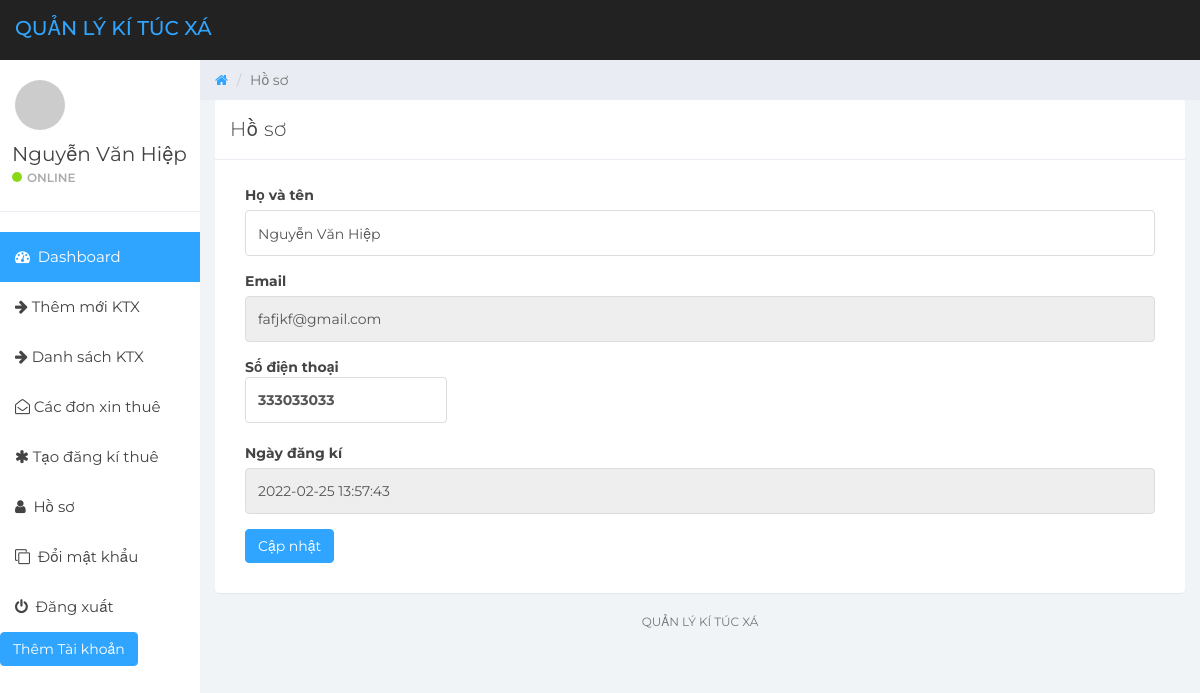
The page /user-profile.php (signed in) on the database its author committed.
### tables this page shows
CREATE TABLE `tbluser` (
  `ID` int(10) NOT NULL,
  `FullName` varchar(150) DEFAULT NULL,
  `Email` varchar(200) DEFAULT NULL,
  `MobileNumber` bigint(10) DEFAULT NULL,
  `Password` varchar(200) DEFAULT NULL,
  `RegDate` timestamp NOT NULL DEFAULT current_timestamp(),
  `role` int(11) DEFAULT NULL
);

### user-profile.php (the view, shortened to what this page needs)
<?php
if (strlen($_SESSION['detsuid']==0)) {
  header('location:logout.php');
  } else{
  ?>
<!DOCTYPE html>
<html>
<head>
	<link href="css/bootstrap.min.css" rel="stylesheet">
	<link href="css/font-awesome.min.css" rel="stylesheet">
	<link href="css/datepicker3.css" rel="stylesheet">
	<link href="css/styles.css" rel="stylesheet">
</head>
<body>
	<?php include_once('includes/header.php');?>
	<?php include_once('includes/sidebar.php');?>
	<div class="col-sm-9 col-sm-offset-3 col-lg-10 col-lg-offset-2 main">
		<div class="row">
			<ol class="breadcrumb">
				<li><a href="#">
					<em class="fa fa-home"></em>
				</a></li>
				<li class="active">Hồ sơ</li>
			</ol>
		</div>
		<div class="row">
			<div class="col-lg-12">
				<div class="panel panel-default">
					<div class="panel-heading">Hồ sơ</div>
					<div class="panel-body">
						<div class="col-md-12">
							 <?php
$userid=$_SESSION['detsuid'];
$ret=mysqli_query($con,"select * from tbluser where ID='$userid'");
while ($row=mysqli_fetch_array($ret)) {
?>
							<form role="form" method="post" action="">
								<div class="form-group">
									<label>Họ và tên</label>
									<input class="form-control" type="text" value="<?php  echo $row['FullName'];?>" name="fullname" required="true">
								</div>
								<div class="form-group">
									<label>Email</label>
<input type="email" class="form-control" name="email" value="<?php  echo $row['Email'];?>" required="true" readonly="true">
								</div>
								<div class="form-group">
									<label>Số điện thoại
									<input class="form-control" type="text" value="<?php  echo $row['MobileNumber'];?>" required="true" name="contactnumber" maxlength="10">
								</div>
								<div class="form-group">
									<label>Ngày đăng kí</label>
									<input class="form-control" name="regdate" type="text" value="<?php  echo $row['RegDate'];?>" readonly="true">
								</div>
								<div class="form-group has-success">
									<button type="submit" class="btn btn-primary" name="submit">Cập nhật</button>
								</div>
								</div>
								<?php } ?>
						</div>
					</div>
				</div>
			</div>
			<?php include_once('includes/footer.php');?>
		</div>
</body>
</html>
<?php }  ?>

### includes/sidebar.php (shortened to what this page needs)
<?php
include('includes/dbconnection.php');
?>
<div id="sidebar-collapse" class="col-sm-3 col-lg-2 sidebar">
        <div class="profile-sidebar">
            <div class="profile-userpic">
                <img src="http://placehold.it/50/30a5ff/fff" class="img-responsive" alt="">
            </div>
            <div class="profile-usertitle">
                <?php
$uid=$_SESSION['detsuid'];
$ret=mysqli_query($con,"select FullName from tbluser where ID='$uid'");
$row=mysqli_fetch_array($ret);
$name=$row['FullName'];
?>
                <div class="profile-usertitle-name"><?php echo $name; ?></div>
                <div class="profile-usertitle-status"><span class="indicator label-success"></span>Online</div>
            </div>
        </div>
        <ul class="nav menu">
            <li class="active"><a href="dashboard.php"><em class="fa fa-dashboard">&nbsp;</em> Dashboard</a></li>
            <li><a href="add-expense.php"><em class="fa fa-arrow-right">&nbsp;</em>Thêm mới KTX</a></li>
            <li><a href="manage-expense.php"><em class="fa fa-arrow-right">&nbsp;</em>Danh sách KTX</a></li>
            <li><a href="list-add.php"><em class="fa fa-envelope-open-o">&nbsp;</em>Các đơn xin thuê</a></li>
            <li><a href="add-ktx.php"><em class="fa fa-asterisk">&nbsp;</em>Tạo đăng kí thuê</a></li>
            <li><a href="user-profile.php"><em class="fa fa-user">&nbsp;</em> Hồ sơ</a></li>
             <li><a href="change-password.php"><em class="fa fa-clone">&nbsp;</em> Đổi mật khẩu</a></li>
<li><a href="index.php"><em class="fa fa-power-off">&nbsp;</em> Đăng xuất</a></li>
<a href="register.php"  class="btn btn-primary">Thêm Tài khoản</a></span>
        </ul>
    </div>

### css/styles.css (style rules this page uses)
body { background: #f1f4f7; padding-top: 60px; font-size: 14px; color: #444444; font-family: "Montserrat", "Helvetica Neue", Helvetica, Arial, sans-serif; }
a, a:hover, a:focus { color: #30a5ff; }
input.form-control { border: 1px solid #ddd; box-shadow: none; height: 46px; }
.btn-primary, .btn-primary:hover, .btn-primary:focus, .btn-primary:active, .btn-primary.active, .open > .dropdown-toggle.btn-primary, .btn-primary.disabled, .btn-primary[disabled], fieldset[disabled] .btn-primary, .btn-primary.disabled:hover, .btn-primary[disabled]:hover, fieldset[disabled] .btn-primary:hover, .btn-primary.disabled:focus, .btn-primary[disabled]:focus, fieldset[disabled] .btn-primary:focus, .btn-primary.disabled:active, .btn-primary[disabled]:active, fieldset[disabled] .btn-primary:active, .btn-primary.disabled.active, .btn-primary[disabled].active, fieldset[disabled] .btn-primary.active { background-color: #30a5ff; border-color: #30a5ff; }
.label-success { background-color: #8ad919; }
.panel { border: 0; }
.panel-heading { font-size: 20px; font-weight: 300; letter-spacing: 0.025em; height: 60px; line-height: 38px; }
.panel-default .panel-heading { background: #fff; border-bottom: 1px solid #e9ecf2; color: #444444; }
.sidebar { display: block; padding: 0; display: none; box-shadow: none; background: #fff; }
.sidebar ul { margin: 20px 0px; }
@media (min-width: 768px) { .sidebar { display: block; position: fixed; top: 60px; bottom: 0; left: 0; z-index: 1000; display: block; margin: 0; padding: 0; overflow-x: hidden; overflow-y: auto; } }
.sidebar ul.nav .active a, .sidebar ul.nav li.parent a.active, .sidebar ul.nav .active > a:hover, .sidebar ul.nav li.parent a.active:hover, .sidebar ul.nav .active > a:focus, .sidebar ul.nav li.parent a.active:focus { color: #fff; background-color: #30a5ff; }
.sidebar ul.nav li a { height: 50px; font-size: 15px; line-height: 2em; color: #444444; }
.profile-sidebar { padding: 10px 0; border-bottom: 1px solid #e9ecf2; }
.indicator { width: 10px; height: 10px; display: inline-block; border-radius: 9999px; margin-right: 5px; }
.profile-userpic img { float: left; margin: 10px 0px 0px 15px; width: 50px; height: 50px; border-radius: 9999px !important; }
.profile-usertitle { float: left; text-align: left; margin: 10px 0 0 12px; }
.profile-usertitle-name { font-size: 20px; margin-bottom: 0px; }
.profile-usertitle-status { text-transform: uppercase; color: #AAA; font-size: 12px; font-weight: 600; margin-bottom: 15px; }
.breadcrumb { border-radius: 0; padding: 10px 15px 10px 15px; background: #e9ecf2; margin: 0; }

### rows shown on the page
tbluser: FullName "Nguyễn Văn Hiệp", fullname "Nguyễn Văn Hiệp", email "fafjkf@gmail.com", contactnumber "333033033", regdate "2022-02-25 13:57:43"
